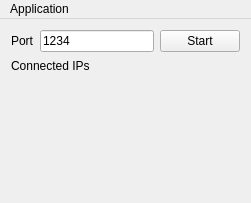
<?xml version="1.0" encoding="UTF-8"?>
<ui version="4.0">
 <class>MainWindow</class>
 <widget class="QMainWindow" name="MainWindow">
  <property name="geometry">
   <rect>
    <x>0</x>
    <y>0</y>
    <width>251</width>
    <height>203</height>
   </rect>
  </property>
  <property name="windowTitle">
   <string>PaintApp Server</string>
  </property>
  <widget class="QWidget" name="centralWidget">
   <layout class="QGridLayout" name="gridLayout">
    <item row="0" column="1">
     <widget class="QLineEdit" name="editPort">
      <property name="maximumSize">
       <size>
        <width>16777215</width>
        <height>22</height>
       </size>
      </property>
      <property name="text">
       <string>1234</string>
      </property>
     </widget>
    </item>
    <item row="0" column="2">
     <widget class="QPushButton" name="btnStart">
      <property name="maximumSize">
       <size>
        <width>16777215</width>
        <height>22</height>
       </size>
      </property>
      <property name="text">
       <string>Start</string>
      </property>
     </widget>
    </item>
    <item row="0" column="0">
     <widget class="QLabel" name="labelPort">
      <property name="maximumSize">
       <size>
        <width>16777215</width>
        <height>22</height>
       </size>
      </property>
      <property name="text">
       <string>Port</string>
      </property>
     </widget>
    </item>
    <item row="1" column="0" colspan="2">
     <widget class="QLabel" name="label">
      <property name="sizePolicy">
       <sizepolicy hsizetype="Preferred" vsizetype="Preferred">
        <horstretch>0</horstretch>
        <verstretch>0</verstretch>
       </sizepolicy>
      </property>
      <property name="maximumSize">
       <size>
        <width>16777215</width>
        <height>16</height>
       </size>
      </property>
      <property name="text">
       <string>Connected IPs</string>
      </property>
     </widget>
    </item>
    <item row="2" column="0" colspan="3">
     <widget class="QLabel" name="labelListIP">
      <property name="text">
       <string/>
      </property>
      <property name="alignment">
       <set>Qt::AlignLeading|Qt::AlignLeft|Qt::AlignTop</set>
      </property>
     </widget>
    </item>
   </layout>
  </widget>
  <widget class="QMenuBar" name="menuBar">
   <property name="geometry">
    <rect>
     <x>0</x>
     <y>0</y>
     <width>251</width>
     <height>20</height>
    </rect>
   </property>
   <widget class="QMenu" name="menuApplication">
    <property name="title">
     <string>Application</string>
    </property>
    <addaction name="actionLocal_IP"/>
    <addaction name="separator"/>
    <addaction name="separator"/>
    <addaction name="actionExit"/>
   </widget>
   <addaction name="menuApplication"/>
  </widget>
  <action name="actionLocal_IP">
   <property name="text">
    <string>Local IP</string>
   </property>
  </action>
  <action name="actionExit">
   <property name="text">
    <string>Exit</string>
   </property>
  </action>
 </widget>
 <layoutdefault spacing="6" margin="11"/>
 <resources/>
 <connections/>
</ui>
